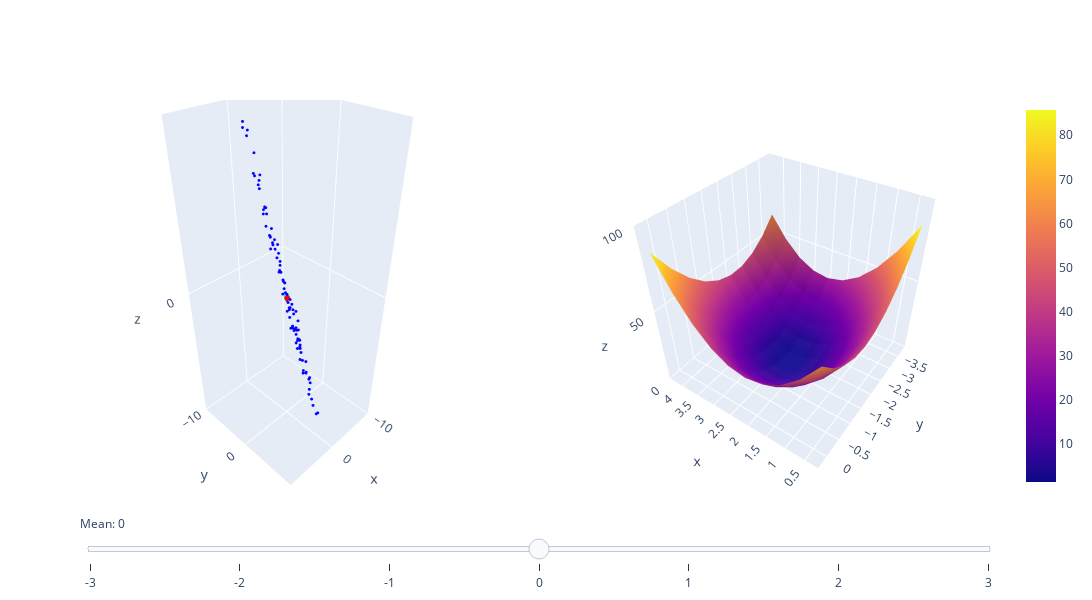

This figure's notebook cell:
### Code cell
plot_2d_opt(base_X, y, param)
